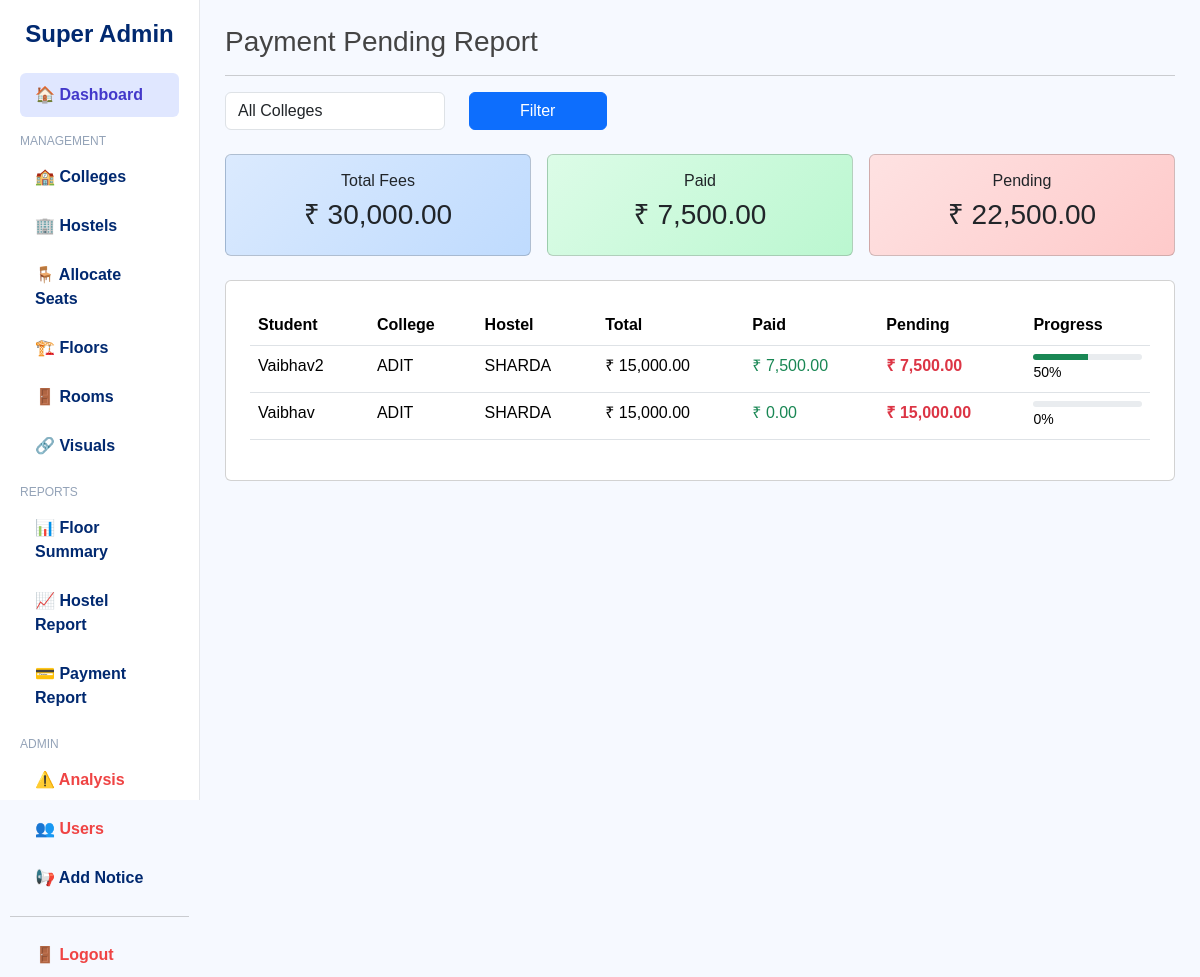
Screenshot of /superadmin/payment_report.php (signed in) with the database file from the repository.
### tables this page shows
CREATE TABLE students (
    id INT AUTO_INCREMENT PRIMARY KEY,
    name VARCHAR(100) NOT NULL,
    college_id INT NOT NULL,
    hostel_id INT NOT NULL,
    room_type ENUM('AC','NON-AC') NOT NULL,
    room_id INT NULL,
    total_fees DECIMAL(10,2) DEFAULT 0,
    paid_amount DECIMAL(10,2) DEFAULT 0,
    status ENUM('reserved','allotted') DEFAULT 'reserved',
    FOREIGN KEY (college_id) REFERENCES colleges(id) ON DELETE CASCADE,
    FOREIGN KEY (hostel_id) REFERENCES hostels(id) ON DELETE CASCADE,
    FOREIGN KEY (room_id) REFERENCES rooms(id) ON DELETE SET NULL
);

CREATE TABLE colleges (
    id INT AUTO_INCREMENT PRIMARY KEY,
    name VARCHAR(100) NOT NULL
);

CREATE TABLE hostels (
    id INT AUTO_INCREMENT PRIMARY KEY,
    name VARCHAR(100) NOT NULL,
    total_seats INT NOT NULL,
    maintenance_seats INT DEFAULT 0
);

### superadmin/payment_report.php (the view, shortened to what this page needs)
<?php
include("../config/config.php");
$limit = 5;
$page = isset($_GET['page']) ? intval($_GET['page']) : 1;
$start = ($page - 1) * $limit;
$where = "";
$query = "
SELECT
    s.name as student_name,
    c.name as college_name,
    h.name as hostel_name,
    s.total_fees,
    s.paid_amount,
    (s.total_fees - s.paid_amount) as pending
FROM students s
JOIN colleges c ON s.college_id = c.id
JOIN hostels h ON s.hostel_id = h.id
$where
ORDER BY s.id DESC
LIMIT $start, $limit
";
$report = mysqli_query($conn, $query);
$total_query = mysqli_query($conn,"
SELECT
SUM(total_fees) as total_fees,
SUM(paid_amount) as paid,
SUM(total_fees - paid_amount) as pending
FROM students
");
$totals = mysqli_fetch_assoc($total_query);
?>
<!DOCTYPE html>
<html>
<head>
<link href="https://cdn.jsdelivr.net/npm/bootstrap@5.3.2/dist/css/bootstrap.min.css" rel="stylesheet">
<link rel="stylesheet" href="superadmin.css">
</head>
<body>
<div class="container-fluid">
<div class="row">
<?php include("sidebar.php"); ?>
<div class="col-md-10 content">
<h3>Payment Pending Report</h3>
<hr>
<form method="GET" class="row mb-4">
<div class="col-md-3">
<select name="college" class="form-control">
<option value="">All Colleges</option>
</select>
</div>
<div class="col-md-2">
<button class="btn btn-primary w-100">Filter</button>
</div>
</form>
<div class="row g-3 mb-4">
<div class="col-md-4">
<div class="card card-blue text-center p-3">
<h6>Total Fees</h6>
<h3>₹ <?php echo number_format($totals['total_fees'],2); ?></h3>
</div>
</div>
<div class="col-md-4">
<div class="card card-green text-center p-3">
<h6>Paid</h6>
<h3>₹ <?php echo number_format($totals['paid'],2); ?></h3>
</div>
</div>
<div class="col-md-4">
<div class="card card-red text-center p-3">
<h6>Pending</h6>
<h3>₹ <?php echo number_format($totals['pending'],2); ?></h3>
</div>
</div>
</div>
<div class="card p-4">
<table class="table">
<thead>
<tr>
<th>Student</th>
<th>College</th>
<th>Hostel</th>
<th>Total</th>
<th>Paid</th>
<th>Pending</th>
<th>Progress</th>
</tr>
</thead>
<tbody>
<?php
if($report && mysqli_num_rows($report) > 0){
while($row = mysqli_fetch_assoc($report)){
$percent = ($row['total_fees'] > 0)
? ($row['paid_amount'] / $row['total_fees']) * 100 : 0;
?>
<tr>
<td><?php echo htmlspecialchars($row['student_name']); ?></td>
<td><?php echo htmlspecialchars($row['college_name']); ?></td>
<td><?php echo htmlspecialchars($row['hostel_name']); ?></td>
<td>₹ <?php echo number_format($row['total_fees'],2); ?></td>
<td class="text-success">₹ <?php echo number_format($row['paid_amount'],2); ?></td>
<td class="text-danger fw-bold">
₹ <?php echo number_format($row['pending'],2); ?>
</td>
<td>
<div class="progress">
<div class="progress-bar bg-success" style="width:<?php echo $percent; ?>%"></div>
</div>
<small><?php echo round($percent); ?>%</small>
</td>
</tr>
<?php } } else { ?>
<tr>
<td colspan="7" class="text-center">No Records Found</td>
</tr>
<?php } ?>
</tbody>
</table>
</div>
</div>
</div>
</div>
</body>
</html>

### superadmin/superadmin.css (style rules this page uses)
body { background:#f6f9ff; font-family:"Nunito", sans-serif; color:#444; }
.content { padding:25px; }

### superadmin/payment_report.php (style rules this page uses)
.card-blue { background:linear-gradient(135deg,#dbeafe,#bfdbfe); }
.card-green { background:linear-gradient(135deg,#dcfce7,#bbf7d0); }
.card-red { background:linear-gradient(135deg,#fee2e2,#fecaca); }
.progress { height:6px; }

### rows the page displays
students: name "Vaibhav2", college.name "ADIT", hostel.name "SHARDA", total_fees "15,000.00", paid_amount "7,500.00", pending "7,500.00", percent "50"
students: name "Vaibhav", college.name "ADIT", hostel.name "SHARDA", total_fees "15,000.00", paid_amount "0.00", pending "15,000.00", percent "0"

### other values shown
$totals['total_fees'] "30,000.00"
$totals['paid'] "7,500.00"
$totals['pending'] "22,500.00"
